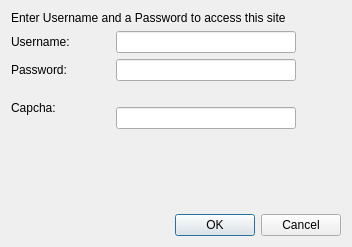
<?xml version="1.0" encoding="UTF-8"?>
<ui version="4.0">
 <class>Dialog</class>
 <widget class="QDialog" name="Dialog">
  <property name="geometry">
   <rect>
    <x>0</x>
    <y>0</y>
    <width>352</width>
    <height>247</height>
   </rect>
  </property>
  <property name="windowTitle">
   <string>Http authentication required</string>
  </property>
  <property name="modal">
   <bool>true</bool>
  </property>
  <layout class="QGridLayout" name="gridLayout">
   <item row="2" column="0">
    <spacer name="spacer">
     <property name="orientation">
      <enum>Qt::Vertical</enum>
     </property>
     <property name="sizeHint" stdset="0">
      <size>
       <width>20</width>
       <height>40</height>
      </size>
     </property>
    </spacer>
   </item>
   <item row="3" column="0">
    <layout class="QHBoxLayout" name="horizontalLayout_4">
     <item>
      <spacer name="horizontalSpacer">
       <property name="orientation">
        <enum>Qt::Horizontal</enum>
       </property>
       <property name="sizeHint" stdset="0">
        <size>
         <width>118</width>
         <height>20</height>
        </size>
       </property>
      </spacer>
     </item>
     <item>
      <widget class="QDialogButtonBox" name="buttonBox">
       <property name="orientation">
        <enum>Qt::Horizontal</enum>
       </property>
       <property name="standardButtons">
        <set>QDialogButtonBox::Cancel|QDialogButtonBox::Ok</set>
       </property>
      </widget>
     </item>
    </layout>
   </item>
   <item row="0" column="0">
    <widget class="QLabel" name="label">
     <property name="text">
      <string>Enter Username and a Password to access this site</string>
     </property>
     <property name="wordWrap">
      <bool>false</bool>
     </property>
    </widget>
   </item>
   <item row="1" column="0">
    <layout class="QHBoxLayout" name="horizontalLayout_5">
     <item>
      <layout class="QVBoxLayout" name="verticalLayout_2">
       <item>
        <layout class="QHBoxLayout" name="horizontalLayout">
         <item>
          <widget class="QLabel" name="label_2">
           <property name="text">
            <string>Username:</string>
           </property>
          </widget>
         </item>
         <item>
          <spacer name="horizontalSpacer_2">
           <property name="orientation">
            <enum>Qt::Horizontal</enum>
           </property>
           <property name="sizeHint" stdset="0">
            <size>
             <width>40</width>
             <height>20</height>
            </size>
           </property>
          </spacer>
         </item>
         <item>
          <widget class="QLineEdit" name="userEdit">
           <property name="sizePolicy">
            <sizepolicy hsizetype="Fixed" vsizetype="Fixed">
             <horstretch>0</horstretch>
             <verstretch>0</verstretch>
            </sizepolicy>
           </property>
           <property name="minimumSize">
            <size>
             <width>180</width>
             <height>0</height>
            </size>
           </property>
           <property name="baseSize">
            <size>
             <width>0</width>
             <height>0</height>
            </size>
           </property>
          </widget>
         </item>
        </layout>
       </item>
       <item>
        <layout class="QHBoxLayout" name="horizontalLayout_2">
         <item>
          <widget class="QLabel" name="label_3">
           <property name="text">
            <string>Password:</string>
           </property>
          </widget>
         </item>
         <item>
          <spacer name="horizontalSpacer_3">
           <property name="orientation">
            <enum>Qt::Horizontal</enum>
           </property>
           <property name="sizeHint" stdset="0">
            <size>
             <width>40</width>
             <height>20</height>
            </size>
           </property>
          </spacer>
         </item>
         <item>
          <widget class="QLineEdit" name="passwordEdit">
           <property name="sizePolicy">
            <sizepolicy hsizetype="Fixed" vsizetype="Fixed">
             <horstretch>0</horstretch>
             <verstretch>0</verstretch>
            </sizepolicy>
           </property>
           <property name="minimumSize">
            <size>
             <width>180</width>
             <height>0</height>
            </size>
           </property>
           <property name="echoMode">
            <enum>QLineEdit::Password</enum>
           </property>
          </widget>
         </item>
        </layout>
       </item>
       <item>
        <layout class="QHBoxLayout" name="horizontalLayout_3">
         <item>
          <widget class="QLabel" name="label_5">
           <property name="text">
            <string>Capcha: </string>
           </property>
          </widget>
         </item>
         <item>
          <spacer name="horizontalSpacer_4">
           <property name="orientation">
            <enum>Qt::Horizontal</enum>
           </property>
           <property name="sizeHint" stdset="0">
            <size>
             <width>40</width>
             <height>20</height>
            </size>
           </property>
          </spacer>
         </item>
         <item>
          <layout class="QVBoxLayout" name="verticalLayout">
           <item>
            <widget class="QLabel" name="capcha_label">
             <property name="enabled">
              <bool>true</bool>
             </property>
             <property name="text">
              <string/>
             </property>
             <property name="textFormat">
              <enum>Qt::PlainText</enum>
             </property>
             <property name="pixmap">
              <pixmap>../../../../../tmp/1490598486.jpg</pixmap>
             </property>
            </widget>
           </item>
           <item>
            <widget class="QLineEdit" name="capchaEdit">
             <property name="sizePolicy">
              <sizepolicy hsizetype="Fixed" vsizetype="Fixed">
               <horstretch>67</horstretch>
               <verstretch>0</verstretch>
              </sizepolicy>
             </property>
             <property name="minimumSize">
              <size>
               <width>180</width>
               <height>0</height>
              </size>
             </property>
            </widget>
           </item>
          </layout>
         </item>
        </layout>
       </item>
      </layout>
     </item>
     <item>
      <spacer name="horizontalSpacer_6">
       <property name="orientation">
        <enum>Qt::Horizontal</enum>
       </property>
       <property name="sizeType">
        <enum>QSizePolicy::Expanding</enum>
       </property>
       <property name="sizeHint" stdset="0">
        <size>
         <width>20</width>
         <height>20</height>
        </size>
       </property>
      </spacer>
     </item>
    </layout>
   </item>
  </layout>
 </widget>
 <resources/>
 <connections>
  <connection>
   <sender>buttonBox</sender>
   <signal>accepted()</signal>
   <receiver>Dialog</receiver>
   <slot>accept()</slot>
   <hints>
    <hint type="sourcelabel">
     <x>248</x>
     <y>254</y>
    </hint>
    <hint type="destinationlabel">
     <x>157</x>
     <y>274</y>
    </hint>
   </hints>
  </connection>
  <connection>
   <sender>buttonBox</sender>
   <signal>rejected()</signal>
   <receiver>Dialog</receiver>
   <slot>reject()</slot>
   <hints>
    <hint type="sourcelabel">
     <x>316</x>
     <y>260</y>
    </hint>
    <hint type="destinationlabel">
     <x>286</x>
     <y>274</y>
    </hint>
   </hints>
  </connection>
 </connections>
</ui>
